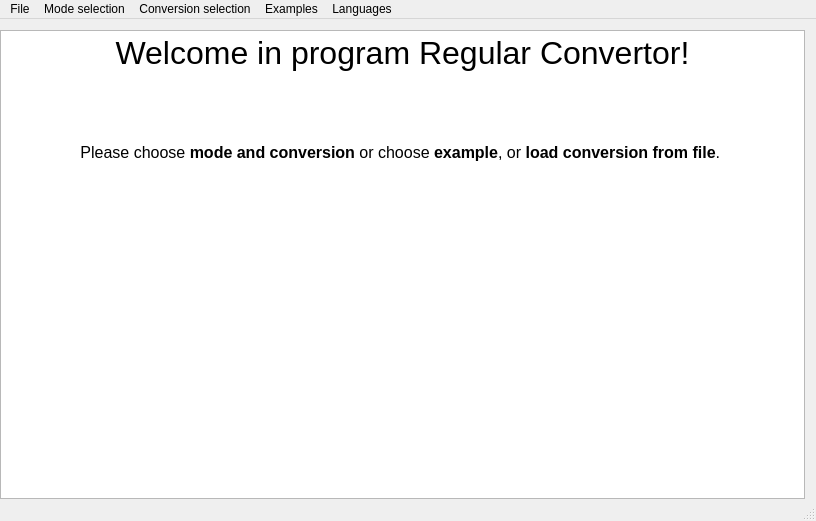
<?xml version="1.0" encoding="UTF-8"?>
<ui version="4.0">
 <class>MainWindow</class>
 <widget class="QMainWindow" name="MainWindow">
  <property name="geometry">
   <rect>
    <x>0</x>
    <y>0</y>
    <width>816</width>
    <height>521</height>
   </rect>
  </property>
  <property name="windowTitle">
   <string>Regular Convertor</string>
  </property>
  <widget class="QWidget" name="centralWidget">
   <layout class="QGridLayout" name="gridLayout">
    <property name="leftMargin">
     <number>0</number>
    </property>
    <property name="bottomMargin">
     <number>0</number>
    </property>
    <property name="verticalSpacing">
     <number>0</number>
    </property>
    <item row="0" column="0">
     <widget class="QTextBrowser" name="textBrowser">
      <property name="html">
       <string>&lt;!DOCTYPE HTML PUBLIC &quot;-//W3C//DTD HTML 4.0//EN&quot; &quot;http://www.w3.org/TR/REC-html40/strict.dtd&quot;&gt;
&lt;html&gt;&lt;head&gt;&lt;meta name=&quot;qrichtext&quot; content=&quot;1&quot; /&gt;&lt;style type=&quot;text/css&quot;&gt;
p, li { white-space: pre-wrap; }
&lt;/style&gt;&lt;/head&gt;&lt;body style=&quot; font-family:'MS Shell Dlg 2'; font-size:8.25pt; font-weight:400; font-style:normal;&quot;&gt;
&lt;p align=&quot;center&quot; style=&quot; margin-top:0px; margin-bottom:0px; margin-left:0px; margin-right:0px; -qt-block-indent:0; text-indent:0px;&quot;&gt;&lt;span style=&quot; font-family:'Sans Serif'; font-size:24pt;&quot;&gt;Welcome in program Regular Convertor!&lt;/span&gt;&lt;/p&gt;
&lt;p align=&quot;center&quot; style=&quot;-qt-paragraph-type:empty; margin-top:0px; margin-bottom:0px; margin-left:0px; margin-right:0px; -qt-block-indent:0; text-indent:0px; font-family:'Sans Serif'; font-size:24pt;&quot;&gt;&lt;br /&gt;&lt;/p&gt;
&lt;p style=&quot;-qt-paragraph-type:empty; margin-top:0px; margin-bottom:0px; margin-left:0px; margin-right:0px; -qt-block-indent:0; text-indent:0px; font-family:'Sans Serif'; font-size:12pt;&quot;&gt;&lt;br /&gt;&lt;/p&gt;
&lt;p style=&quot;-qt-paragraph-type:empty; margin-top:0px; margin-bottom:0px; margin-left:0px; margin-right:0px; -qt-block-indent:0; text-indent:0px; font-family:'Sans Serif'; font-size:10pt;&quot;&gt;&lt;br /&gt;&lt;/p&gt;
&lt;p align=&quot;center&quot; style=&quot; margin-top:0px; margin-bottom:0px; margin-left:0px; margin-right:0px; -qt-block-indent:0; text-indent:0px;&quot;&gt;&lt;span style=&quot; font-family:'Sans Serif'; font-size:12pt;&quot;&gt;Please choose &lt;/span&gt;&lt;span style=&quot; font-family:'Sans Serif'; font-size:12pt; font-weight:600;&quot;&gt;mode and conversion&lt;/span&gt;&lt;span style=&quot; font-family:'Sans Serif'; font-size:12pt;&quot;&gt; or choose &lt;/span&gt;&lt;span style=&quot; font-family:'Sans Serif'; font-size:12pt; font-weight:600;&quot;&gt;example&lt;/span&gt;&lt;span style=&quot; font-family:'Sans Serif'; font-size:12pt;&quot;&gt;, or &lt;/span&gt;&lt;span style=&quot; font-family:'Sans Serif'; font-size:12pt; font-weight:600;&quot;&gt;load conversion from file&lt;/span&gt;&lt;span style=&quot; font-family:'Sans Serif'; font-size:12pt;&quot;&gt;. &lt;/span&gt;&lt;/p&gt;&lt;/body&gt;&lt;/html&gt;</string>
      </property>
     </widget>
    </item>
   </layout>
  </widget>
  <widget class="QMenuBar" name="menuBar">
   <property name="geometry">
    <rect>
     <x>0</x>
     <y>0</y>
     <width>816</width>
     <height>21</height>
    </rect>
   </property>
   <widget class="QMenu" name="menuSoubor">
    <property name="title">
     <string>File</string>
    </property>
    <addaction name="action_save"/>
    <addaction name="action_open_file"/>
   </widget>
   <widget class="MyTooltipQMenu" name="menuV_b_r_m_du">
    <property name="title">
     <string>Mode selection</string>
    </property>
    <addaction name="separator"/>
    <addaction name="action_play_mode"/>
    <addaction name="action_check_mode"/>
    <addaction name="action_step_mode"/>
   </widget>
   <widget class="QMenu" name="menuP_klady">
    <property name="title">
     <string>Examples</string>
    </property>
    <widget class="QMenu" name="examples_RegExp_FA">
     <property name="title">
      <string>RegExp -&gt; FA</string>
     </property>
     <addaction name="separator"/>
     <addaction name="RE_FA_example0"/>
     <addaction name="RE_FA_example1"/>
     <addaction name="RE_FA_example2"/>
     <addaction name="RE_FA_example3"/>
     <addaction name="RE_FA_example4"/>
     <addaction name="RE_FA_example5"/>
     <addaction name="RE_FA_example6"/>
     <addaction name="RE_FA_example7"/>
     <addaction name="RE_FA_example8"/>
     <addaction name="RE_FA_example9"/>
    </widget>
    <widget class="MyTooltipQMenu" name="menuRemove_epsilon">
     <property name="title">
      <string>Remove epsilon</string>
     </property>
     <addaction name="RemoveEpsilon_example0"/>
     <addaction name="RemoveEpsilon_example1"/>
     <addaction name="RemoveEpsilon_example2"/>
     <addaction name="RemoveEpsilon_example3"/>
     <addaction name="RemoveEpsilon_advanced_example1"/>
     <addaction name="RemoveEpsilon_advanced_example2"/>
     <addaction name="RemoveEpsilon_advanced_example3"/>
     <addaction name="RemoveEpsilon_advanced_example4"/>
    </widget>
    <widget class="MyTooltipQMenu" name="menuDeterminizace_KA">
     <property name="title">
      <string>Determinization of the Finite automata</string>
     </property>
     <addaction name="Determinization_example_1"/>
     <addaction name="Determinization_example_2"/>
     <addaction name="Determinization_example_3"/>
     <addaction name="Determinization_example_4"/>
     <addaction name="Determinization_advanced_example_1"/>
     <addaction name="Determinization_advanced_example_2"/>
     <addaction name="Determinization_advanced_example_3"/>
     <addaction name="Determinization_advanced_example_4"/>
    </widget>
    <widget class="MyTooltipQMenu" name="menuContext_free_grammar_to_PushDown_Automata">
     <property name="title">
      <string>Context-free grammar to PushDown Automata</string>
     </property>
     <addaction name="CfgToPda_Example_1"/>
     <addaction name="actionLanguage_of_simple_aritmetic"/>
    </widget>
    <addaction name="examples_RegExp_FA"/>
    <addaction name="menuRemove_epsilon"/>
    <addaction name="menuDeterminizace_KA"/>
    <addaction name="menuContext_free_grammar_to_PushDown_Automata"/>
   </widget>
   <widget class="QMenu" name="menuV_b_r_konverze">
    <property name="title">
     <string>Conversion selection</string>
    </property>
    <addaction name="action_RE_to_FA"/>
    <addaction name="action_RemoveEpsilon"/>
    <addaction name="action_Determinization"/>
    <addaction name="m_actionCFGtoPDA"/>
   </widget>
   <widget class="QMenu" name="menuLanguages">
    <property name="title">
     <string>Languages</string>
    </property>
    <addaction name="actionCzech"/>
    <addaction name="actionEnglish"/>
   </widget>
   <addaction name="menuSoubor"/>
   <addaction name="menuV_b_r_m_du"/>
   <addaction name="menuV_b_r_konverze"/>
   <addaction name="menuP_klady"/>
   <addaction name="menuLanguages"/>
  </widget>
  <widget class="QStatusBar" name="statusBar"/>
  <action name="action_RE_to_FA">
   <property name="checkable">
    <bool>true</bool>
   </property>
   <property name="text">
    <string>Regular expresion to Finite machine</string>
   </property>
   <property name="iconText">
    <string>&quot;&quot;</string>
   </property>
   <property name="toolTip">
    <string>&quot;&quot;</string>
   </property>
  </action>
  <action name="action_RemoveEpsilon">
   <property name="checkable">
    <bool>true</bool>
   </property>
   <property name="text">
    <string>Remove epsilon rules</string>
   </property>
   <property name="iconText">
    <string notr="true">Odstranění epsilon pravidel</string>
   </property>
   <property name="toolTip">
    <string notr="true">Odstranění epsilon pravidel</string>
   </property>
  </action>
  <action name="action_check_mode">
   <property name="checkable">
    <bool>true</bool>
   </property>
   <property name="text">
    <string>Individual work</string>
   </property>
   <property name="iconText">
    <string>Samostatná práce</string>
   </property>
   <property name="toolTip">
    <string>In this mode you are solving exercise individualy.</string>
   </property>
  </action>
  <action name="action_play_mode">
   <property name="checkable">
    <bool>true</bool>
   </property>
   <property name="text">
    <string>Algorithm stepping</string>
   </property>
   <property name="toolTip">
    <string>In this mode you can step throw algorithm.</string>
   </property>
  </action>
  <action name="action_step_mode">
   <property name="checkable">
    <bool>true</bool>
   </property>
   <property name="text">
    <string>Instant checking</string>
   </property>
   <property name="toolTip">
    <string>In this mode will be your solution periodically checked.</string>
   </property>
  </action>
  <action name="RE_FA_example8">
   <property name="checkable">
    <bool>true</bool>
   </property>
   <property name="text">
    <string>RE &quot;((ab)*+c)*&quot;</string>
   </property>
  </action>
  <action name="RE_FA_example1">
   <property name="checkable">
    <bool>true</bool>
   </property>
   <property name="text">
    <string>RE &quot;ε&quot;</string>
   </property>
  </action>
  <action name="RE_FA_example2">
   <property name="checkable">
    <bool>true</bool>
   </property>
   <property name="text">
    <string>RE &quot;a&quot;</string>
   </property>
  </action>
  <action name="RE_FA_example3">
   <property name="checkable">
    <bool>true</bool>
   </property>
   <property name="text">
    <string>RE &quot;ab&quot;</string>
   </property>
  </action>
  <action name="RE_FA_example5">
   <property name="checkable">
    <bool>true</bool>
   </property>
   <property name="text">
    <string>RE &quot;a+b&quot;</string>
   </property>
  </action>
  <action name="RE_FA_example4">
   <property name="checkable">
    <bool>true</bool>
   </property>
   <property name="text">
    <string>RE &quot;a*&quot;</string>
   </property>
  </action>
  <action name="RE_FA_example6">
   <property name="checkable">
    <bool>true</bool>
   </property>
   <property name="text">
    <string>RE &quot;a+b*&quot;</string>
   </property>
  </action>
  <action name="RE_FA_example7">
   <property name="checkable">
    <bool>true</bool>
   </property>
   <property name="text">
    <string>RE &quot;(a+b)*&quot;</string>
   </property>
  </action>
  <action name="RE_FA_example9">
   <property name="checkable">
    <bool>true</bool>
   </property>
   <property name="text">
    <string>RE &quot;(a+b)*(a+c)*&quot;</string>
   </property>
  </action>
  <action name="RE_FA_example0">
   <property name="checkable">
    <bool>true</bool>
   </property>
   <property name="text">
    <string>RE Ø</string>
   </property>
  </action>
  <action name="RemoveEpsilon_example0">
   <property name="checkable">
    <bool>true</bool>
   </property>
   <property name="text">
    <string>Simple example 1</string>
   </property>
   <property name="toolTip">
    <string>&lt;img src=':/main_window/pictures/remove_epsilon_example1.png'/&gt;</string>
   </property>
   <property name="statusTip">
    <string>FA=({0,1,2}, {a,b}, {0ε-&gt;1, 1a-&gt;2, 2b-&gt;3},  0, {2,3})</string>
   </property>
   <property name="whatsThis">
    <string/>
   </property>
  </action>
  <action name="RemoveEpsilon_advanced_example1">
   <property name="checkable">
    <bool>true</bool>
   </property>
   <property name="text">
    <string>Advanced example 1</string>
   </property>
   <property name="toolTip">
    <string>&lt;img src= ':/main_window/pictures/remove_epsilon_advanced_example1.png' /&gt;</string>
   </property>
  </action>
  <action name="action_Determinization">
   <property name="checkable">
    <bool>true</bool>
   </property>
   <property name="text">
    <string>Determinization of Finite Automata</string>
   </property>
  </action>
  <action name="Determinization_example_1">
   <property name="checkable">
    <bool>true</bool>
   </property>
   <property name="text">
    <string>Simple example 1</string>
   </property>
   <property name="toolTip">
    <string>&lt;img src=':/main_window/pictures/determinization_example1.png'/&gt;</string>
   </property>
  </action>
  <action name="Determinization_advanced_example_1">
   <property name="checkable">
    <bool>true</bool>
   </property>
   <property name="text">
    <string>Advanced example 1</string>
   </property>
   <property name="toolTip">
    <string>&lt;img src=':/main_window/pictures/determinization_advanced_example1.png' /&gt;</string>
   </property>
  </action>
  <action name="action_save">
   <property name="checkable">
    <bool>false</bool>
   </property>
   <property name="enabled">
    <bool>true</bool>
   </property>
   <property name="text">
    <string>Save</string>
   </property>
   <property name="shortcut">
    <string>Ctrl+S</string>
   </property>
  </action>
  <action name="action_open_file">
   <property name="checkable">
    <bool>false</bool>
   </property>
   <property name="enabled">
    <bool>true</bool>
   </property>
   <property name="text">
    <string>Open</string>
   </property>
   <property name="shortcut">
    <string>Ctrl+O</string>
   </property>
  </action>
  <action name="RemoveEpsilon_example1">
   <property name="checkable">
    <bool>true</bool>
   </property>
   <property name="text">
    <string>Simple example 2</string>
   </property>
   <property name="toolTip">
    <string>&lt;img src=':/main_window/pictures/remove_epsilon_example2.png'/&gt;</string>
   </property>
  </action>
  <action name="RemoveEpsilon_example2">
   <property name="checkable">
    <bool>true</bool>
   </property>
   <property name="text">
    <string>Simple example 3</string>
   </property>
   <property name="toolTip">
    <string>&lt;img src=':/main_window/pictures/remove_epsilon_example3.png'/&gt;</string>
   </property>
  </action>
  <action name="RemoveEpsilon_example3">
   <property name="checkable">
    <bool>true</bool>
   </property>
   <property name="text">
    <string>Simple example 4</string>
   </property>
   <property name="toolTip">
    <string>&lt;img src=':/main_window/pictures/remove_epsilon_example4.png'/&gt;</string>
   </property>
  </action>
  <action name="RemoveEpsilon_advanced_example2">
   <property name="checkable">
    <bool>true</bool>
   </property>
   <property name="text">
    <string>Advanced example 2</string>
   </property>
   <property name="toolTip">
    <string>&lt;img src= ':/main_window/pictures/remove_epsilon_advanced_example2.png' /&gt;</string>
   </property>
  </action>
  <action name="RemoveEpsilon_advanced_example3">
   <property name="checkable">
    <bool>true</bool>
   </property>
   <property name="text">
    <string>Advanced example 3</string>
   </property>
   <property name="toolTip">
    <string>&lt;img src= ':/main_window/pictures/remove_epsilon_advanced_example3.png' /&gt;</string>
   </property>
  </action>
  <action name="RemoveEpsilon_advanced_example4">
   <property name="checkable">
    <bool>true</bool>
   </property>
   <property name="text">
    <string>Advanced example 4</string>
   </property>
   <property name="toolTip">
    <string>&lt;img src= ':/main_window/pictures/remove_epsilon_advanced_example4.png' /&gt;</string>
   </property>
  </action>
  <action name="Determinization_example_2">
   <property name="checkable">
    <bool>true</bool>
   </property>
   <property name="text">
    <string>Simple example 2</string>
   </property>
   <property name="toolTip">
    <string>&lt;img src=':/main_window/pictures/determinization_example2.png'/&gt;</string>
   </property>
  </action>
  <action name="Determinization_example_3">
   <property name="checkable">
    <bool>true</bool>
   </property>
   <property name="text">
    <string>Simple example 3</string>
   </property>
   <property name="toolTip">
    <string>&lt;img src=':/main_window/pictures/determinization_example3.png'/&gt;</string>
   </property>
  </action>
  <action name="Determinization_example_4">
   <property name="checkable">
    <bool>true</bool>
   </property>
   <property name="text">
    <string>Simple example 4</string>
   </property>
   <property name="toolTip">
    <string>&lt;img src=':/main_window/pictures/determinization_example4.png'/&gt;</string>
   </property>
  </action>
  <action name="Determinization_advanced_example_2">
   <property name="checkable">
    <bool>true</bool>
   </property>
   <property name="text">
    <string>Advanced example 2</string>
   </property>
   <property name="toolTip">
    <string>&lt;img src=':/main_window/pictures/determinization_advanced_example2.png' /&gt;</string>
   </property>
  </action>
  <action name="Determinization_advanced_example_3">
   <property name="checkable">
    <bool>true</bool>
   </property>
   <property name="text">
    <string>Advanced example 3</string>
   </property>
   <property name="toolTip">
    <string>&lt;img src=':/main_window/pictures/determinization_advanced_example3.png' /&gt;</string>
   </property>
  </action>
  <action name="Determinization_advanced_example_4">
   <property name="checkable">
    <bool>true</bool>
   </property>
   <property name="text">
    <string>Advanced example 4</string>
   </property>
   <property name="toolTip">
    <string>&lt;img src=':/main_window/pictures/determinization_advanced_example4.png' /&gt;</string>
   </property>
  </action>
  <action name="actionCzech">
   <property name="checkable">
    <bool>true</bool>
   </property>
   <property name="enabled">
    <bool>false</bool>
   </property>
   <property name="icon">
    <iconset resource="pictures.qrc">
     <normaloff>:/main_window/pictures/Flag_of_the_Czech_Republic.png</normaloff>:/main_window/pictures/Flag_of_the_Czech_Republic.png</iconset>
   </property>
   <property name="text">
    <string>Czech</string>
   </property>
  </action>
  <action name="actionEnglish">
   <property name="checkable">
    <bool>true</bool>
   </property>
   <property name="enabled">
    <bool>false</bool>
   </property>
   <property name="icon">
    <iconset resource="pictures.qrc">
     <normaloff>:/main_window/pictures/Flag_of_the_United_Kingdom.png</normaloff>:/main_window/pictures/Flag_of_the_United_Kingdom.png</iconset>
   </property>
   <property name="text">
    <string>English</string>
   </property>
  </action>
  <action name="m_actionCFGtoPDA">
   <property name="checkable">
    <bool>true</bool>
   </property>
   <property name="text">
    <string>Context-free grammar to Pushdown Automata</string>
   </property>
  </action>
  <action name="actionTestRefactoredRemoveEpsilon">
   <property name="text">
    <string>TestRefactoredRemoveEpsilon</string>
   </property>
  </action>
  <action name="actionTestRefactoredRegExpToFA">
   <property name="text">
    <string>TestRefactoredRegExpToFA</string>
   </property>
  </action>
  <action name="CfgToPda_Example_1">
   <property name="checkable">
    <bool>true</bool>
   </property>
   <property name="text">
    <string>Language of brackets</string>
   </property>
   <property name="toolTip">
    <string>&lt;img src=':/main_window/pictures/cfg_to_pda_simple_example_1.png' /&gt;</string>
   </property>
  </action>
  <action name="actionLanguage_of_simple_aritmetic">
   <property name="checkable">
    <bool>true</bool>
   </property>
   <property name="text">
    <string>Language of simple aritmetic</string>
   </property>
   <property name="toolTip">
    <string>&lt;img src=':/main_window/pictures/cfg_to_pda_arithmetic_language.png' /&gt;</string>
   </property>
  </action>
 </widget>
 <layoutdefault spacing="6" margin="11"/>
 <customwidgets>
  <customwidget>
   <class>MyTooltipQMenu</class>
   <extends>QMenu</extends>
   <header location="global">mytooltipqmenu.h</header>
  </customwidget>
 </customwidgets>
 <resources>
  <include location="pictures.qrc"/>
 </resources>
 <connections/>
</ui>
